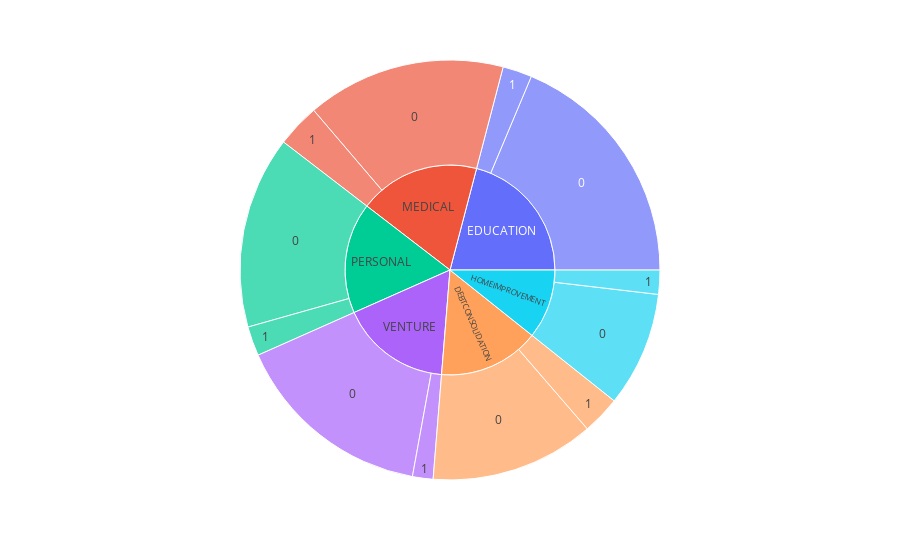
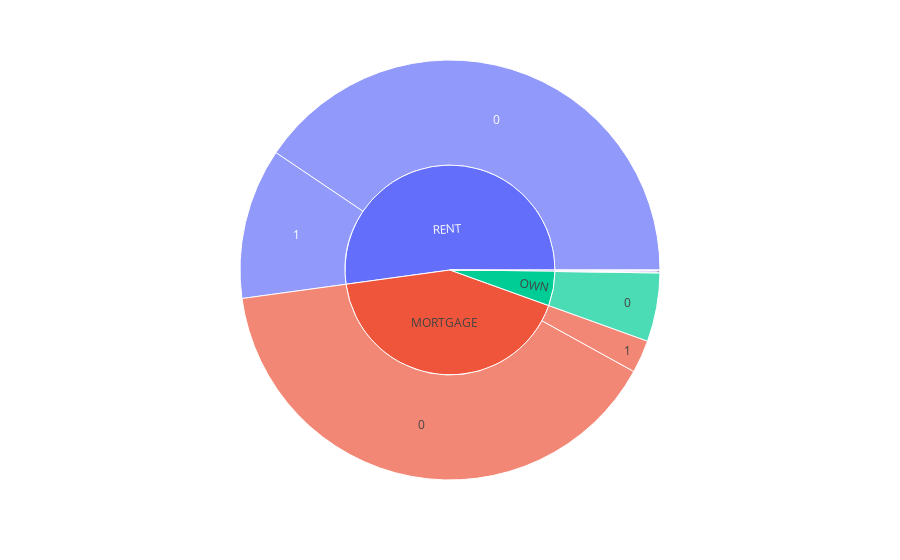

Notebook cell for these charts, in order:
### Code cell
fig = px.sunburst(data, 
                  path=['loan_intent','loan_status'])
fig.show()
fig = px.sunburst(data, 
                  path=['person_home_ownership','loan_status'])
fig.show()

### Figure 1 — Plotly figure (JSON) as saved in the notebook; plotly's stock layout.template omitted (floating-point values rounded to 4 significant figures)
{"data": [{"branchvalues": "total", "domain": {"x": [0, 1], "y": [0, 1]}, "hovertemplate": "labels=%{label}<br>count=%{value}<br>parent=%{parent}<br>id=%{id}<extra></extra>", "ids": ["DEBTCONSOLIDATION/0", "EDUCATION/0", "HOMEIMPROVEMENT/0", "MEDICAL/0", "PERSONAL/0", "VENTURE/0", "DEBTCONSOLIDATION/1", "EDUCATION/1", "HOMEIMPROVEMENT/1", "MEDICAL/1", "PERSONAL/1", "VENTURE/1", "DEBTCONSOLIDATION", "EDUCATION", "HOMEIMPROVEMENT", "MEDICAL", "PERSONAL", "VENTURE"], "labels": ["0", "0", "0", "0", "0", "0", "1", "1", "1", "1", "1", "1", "DEBTCONSOLIDATION", "EDUCATION", "HOMEIMPROVEMENT", "MEDICAL", "PERSONAL", "VENTURE"], "name": "", "parents": ["DEBTCONSOLIDATION", "EDUCATION", "HOMEIMPROVEMENT", "MEDICAL", "PERSONAL", "VENTURE", "DEBTCONSOLIDATION", "EDUCATION", "HOMEIMPROVEMENT", "MEDICAL", "PERSONAL", "VENTURE", "", "", "", "", "", ""], "type": "sunburst", "values": [7404, 10949, 5189, 8985, 8686, 9082, 1729, 1322, 1091, 1949, 1330, 929, 9133, 12271, 6280, 10934, 10016, 10011]}], "layout": {"legend": {"tracegroupgap": 0}, "margin": {"t": 60}}}

### Figure 2 — Plotly figure (JSON) as saved in the notebook; plotly's stock layout.template omitted (floating-point values rounded to 4 significant figures)
{"data": [{"branchvalues": "total", "domain": {"x": [0, 1], "y": [0, 1]}, "hovertemplate": "labels=%{label}<br>count=%{value}<br>parent=%{parent}<br>id=%{id}<extra></extra>", "ids": ["MORTGAGE/0", "OTHER/0", "OWN/0", "RENT/0", "MORTGAGE/1", "OTHER/1", "OWN/1", "RENT/1", "MORTGAGE", "OTHER", "OWN", "RENT"], "labels": ["0", "0", "0", "0", "1", "1", "1", "1", "MORTGAGE", "OTHER", "OWN", "RENT"], "name": "", "parents": ["MORTGAGE", "OTHER", "OWN", "RENT", "MORTGAGE", "OTHER", "OWN", "RENT", "", "", "", ""], "type": "sunburst", "values": [23341, 74, 3095, 23785, 1483, 15, 43, 6809, 24824, 89, 3138, 30594]}], "layout": {"legend": {"tracegroupgap": 0}, "margin": {"t": 60}}}
